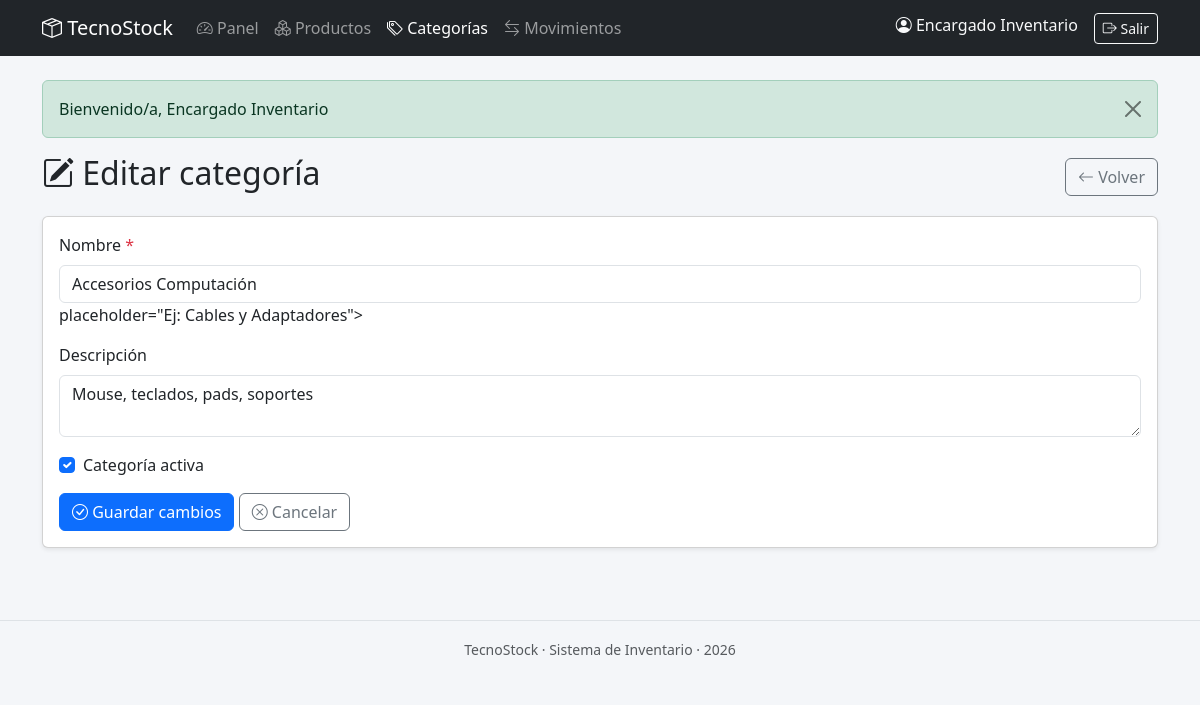
/categorias/editar.php?id=5 (signed in), run on the app's committed database.
### tables this page shows
CREATE TABLE categoria (
    id_categoria  INT AUTO_INCREMENT PRIMARY KEY,
    nombre        VARCHAR(80) NOT NULL,
    descripcion   VARCHAR(255) DEFAULT NULL,
    estado        TINYINT(1) NOT NULL DEFAULT 1
);

### includes/functions.php (called while the page is built, shortened)
<?php
function e(string $valor): string
{
    return htmlspecialchars($valor, ENT_QUOTES, 'UTF-8');
}

### categorias/editar.php (the view, shortened to what this page needs)
<?php
require_once __DIR__ . '/../includes/functions.php';
$pdo = getConexion();
$errores = [];
$id = (int)($_GET['id'] ?? 0);
$stmt = $pdo->prepare('SELECT * FROM categoria WHERE id_categoria = ?');
$stmt->execute([$id]);
$categoria = $stmt->fetch();
include __DIR__ . '/../includes/header.php';
?>
<div class="d-flex justify-content-between align-items-center mb-3">
    <h2><i class="bi bi-pencil-square"></i> Editar categoría</h2>
    <a href="index.php" class="btn btn-outline-secondary">
        <i class="bi bi-arrow-left"></i> Volver
    </a>
</div>
<div class="card shadow-sm">
    <div class="card-body">
        <form id="formCategoria" method="POST" novalidate>
            <div class="mb-3">
                <label for="nombre" class="form-label">Nombre <span class="text-danger">*</span></label>
                <input type="text" class="form-control <?= isset($errores['nombre']) ? 'is-invalid' : '' ?>" id="nombre" name="nombre" value="<?= e($_POST['nombre'] ?? $categoria['nombre']) ?>" placeholder="Ej: Cables y Adaptadores" required>
                       placeholder="Ej: Cables y Adaptadores">
            </div>
            <div class="mb-3">
                <label for="descripcion" class="form-label">Descripción</label>
                <textarea class="form-control" id="descripcion" name="descripcion" rows="2"
                          placeholder="Descripción de la categoría..."><?= e($_POST['descripcion'] ?? $categoria['descripcion']) ?></textarea>
            </div>
            <div class="mb-3 form-check">
                <input type="checkbox" class="form-check-input" id="estado" name="estado" <?= (($_POST['estado'] ?? $categoria['estado']) == 1) ? 'checked' : '' ?>>
                <label for="estado" class="form-check-label">Categoría activa</label>
            </div>
            <button type="submit" class="btn btn-primary">
                <i class="bi bi-check-circle"></i> Guardar cambios
            </button>
            <a href="index.php" class="btn btn-outline-secondary">
                <i class="bi bi-x-circle"></i> Cancelar
            </a>
        </form>
    </div>
</div>
<?php include __DIR__ . '/../includes/footer.php'; ?>

### assets/css/style.css (style rules this page uses)
body { background-color: #f4f6f9; }

### data on the page
categoria: nombre "Accesorios Computación", descripcion "Mouse, teclados, pads, soportes", estado "☑"

### other printed values
nombreUsuario() "Encargado Inventario"
$flash['mensaje'] "Bienvenido/a, Encargado Inventario"
